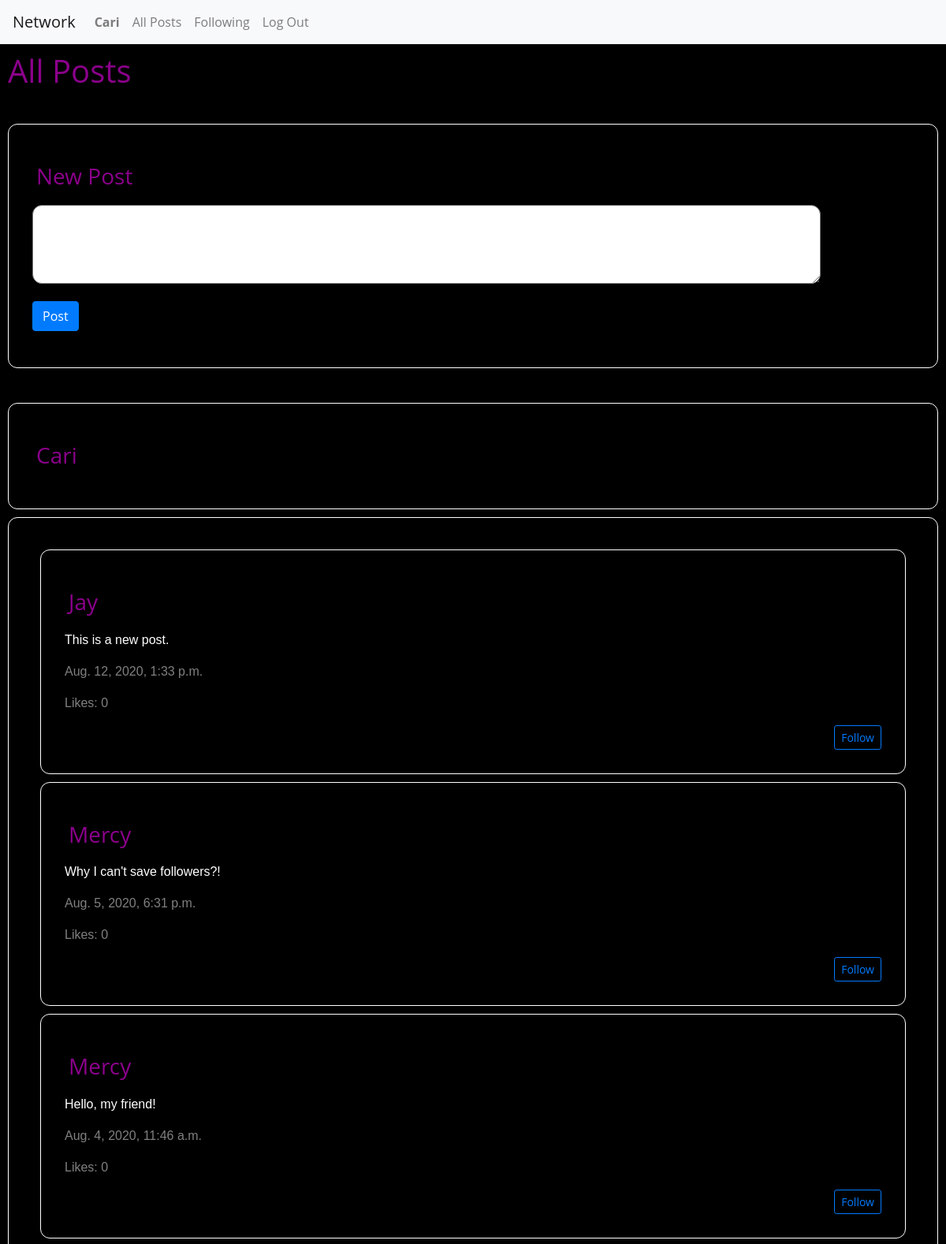
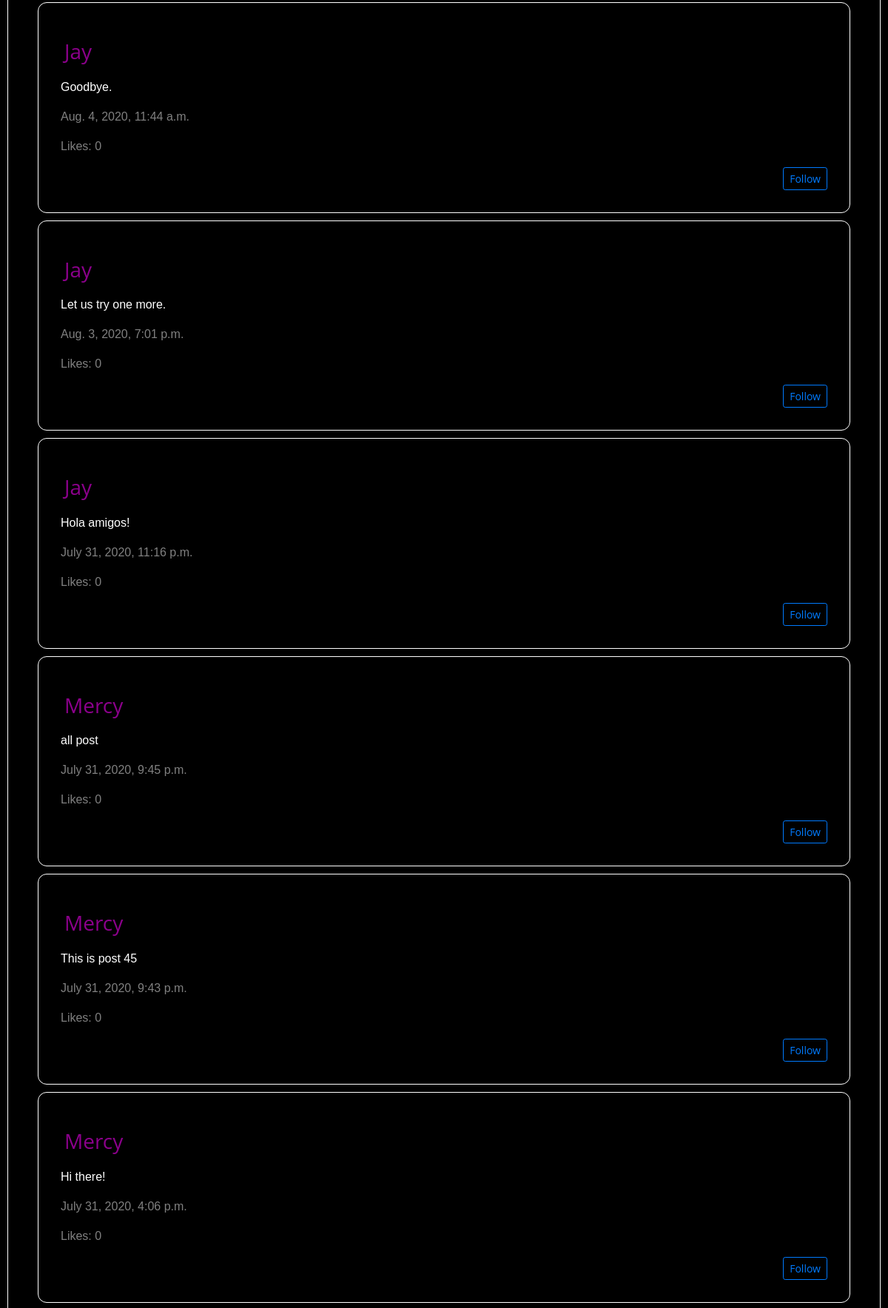
Screenshot of /posts (signed in, upper part) with the database file from the repository (2 pictures, top to bottom).
### network/models.py (models this page shows, shortened)
class User(AbstractUser):
    pass

class Post(models.Model):
    username = models.ForeignKey(
        "User", default=1, on_delete=models.CASCADE, related_name="posts")
    content = models.TextField(blank=True)
    timestamp = models.DateTimeField(auto_now_add=True)
    likes = models.ManyToManyField(
        'User', default=0, blank=True, related_name='likes')
    objects = PostSerializer()

### network/views.py (the view, shortened to what this page needs)
# urls.py: path("posts", views.posts, name="posts"),
@login_required
def posts(request):
    username = request.user
    user = get_object_or_404(User, username=username)
    content = request.POST.get("content")
    post = request.POST.get("post")
    all_posts = Post.objects.order_by("-timestamp").all()
    paginator = Paginator(all_posts, 10)
    page_number = request.GET.get('page')
    page_obj = paginator.get_page(page_number)
    return render(request, "network/all_posts.html", {
        "username": username,
        "all_posts": all_posts,
        "page_obj": page_obj
    })

### network/templates/network/all_posts.html (shortened to what this page needs)
{% extends "network/layout.html" %}
{% load static %}
{% block body %}
    <h1 id="titleLink">All Posts</h1>
    <hr>
    <div class="compose-post">
    <h3 id="titlePage"> New Post </h3>
        <form id="post-form" class="form-group" method="POST">
        <textarea id="content" class="form-group" name="content"></textarea>
        <br>
        <input id="post-button" type="submit" class="btn btn-primary" value="Post" name="post"/>
        </form>
    </div>
    <br>
    <div class="compose-post">
        <h3 id="titlePage">{{ username }}</h3>
    </div>
    <div id="post-view">
        <div id="post-table">
        {% for post in page_obj %}
            <div class="compose-post">
            <h3 id="titlePage">{{ post.username }}</h3>
            <p class="inputText">{{ post.content }}</p>
            <p class="timeInfo">{{ post.timestamp}}</p>
            <p class="timeInfo"> Likes: 0 </p>
                <div class="follow_profile">
                <form>
                <button class="btn btn-sm btn-outline-primary" class="follow_profile">Follow</button>
                </form>
                </div>
            </div>
        {% endfor %}
        </div>
    </div>
{% endblock %}

### network/templates/network/layout.html (shortened to what this page needs)
{% load static %}
<!DOCTYPE html>
<html lang="en">
    <head>
        <link rel="stylesheet" href="https://stackpath.bootstrapcdn.com/bootstrap/4.4.1/css/bootstrap.min.css">
        <link href="{% static 'network/styles.css' %}" rel="stylesheet">
    </head>
    <body>
        <nav class="navbar navbar-expand-lg navbar-light bg-light">
            <a class="navbar-brand" href="{% url 'index' %}">Network</a>
            <div>
              <ul class="navbar-nav mr-auto">
                {% if user.is_authenticated %}
                    <li class="nav-item">
                        <a class="nav-link" href="{% url 'profile' user.username %}"><strong>{{ user.username }}</strong></a>
                    </li>
                {% endif %}
                <li class="nav-item">
                  <a class="nav-link" href="{% url 'posts' %}" id='all_post'>All Posts</a>
                </li>
                {% if user.is_authenticated %}
                    <li class="nav-item">
                        <a class="nav-link" href="{% url 'following' user.username %}" id='follow'>Following</a>
                    </li>
                    <li class="nav-item">
                        <a class="nav-link" href="{% url 'logout' %}">Log Out</a>
                    </li>
                {% endif %}
              </ul>
            </div>
          </nav>
        <div class="body">
            {% block body %}
            {% endblock %}
        </div>
    </body>
</html>

### network/static/network/styles.css (style rules this page uses)
* { box-sizing: border-box; }
body { font-family: "Open Sans", arial, sans-serif; margin: 10; height: 100vh; width: 100vw; color: #8b008b; background: #000000; }
textarea { min-height: 100px; min-width: 1000px; border-radius: 12px; }
h3 { margin: 0.5em 0; }
#titleLink { width: 100%; display: flex; align-items: flex-start; justify-content: left; padding: 10px; }
#titlePage { width: 100%; display: flex; align-items: flex-start; justify-content: left; padding: 5px; }
#post-view { padding: 30px; margin: 10px; border: 1px solid white; border-radius: 12px; clear: both; border-collapse: separate; }
.follow_profile { display: flex; align-items: flex-end; justify-content: flex-end; flex-direction: row; }
.compose-post { padding: 30px; margin: 10px; border: 1px solid white; border-radius: 12px; clear: both; vertical-align: inherit; border-collapse: separate; }
.inputText { color: white; font-family: Verdana, Geneva, Tahoma, sans-serif; }
.timeInfo { color: grey; font-family: Verdana, Geneva, Tahoma, sans-serif; }

### rows the page displays
User: username "Cari"
Post: username "Jay", content "This is a new post.", timestamp "Aug. 12, 2020, 1:33 p.m."
Post: username "Mercy", content "Why I can't save followers?!", timestamp "Aug. 5, 2020, 6:31 p.m."
Post: username "Mercy", content "Hello, my friend!", timestamp "Aug. 4, 2020, 11:46 a.m."
Post: username "Jay", content "Goodbye.", timestamp "Aug. 4, 2020, 11:44 a.m."
Post: username "Jay", content "Let us try one more.", timestamp "Aug. 3, 2020, 7:01 p.m."
Post: username "Jay", content "Hola amigos!", timestamp "July 31, 2020, 11:16 p.m."
Post: username "Mercy", content "all post", timestamp "July 31, 2020, 9:45 p.m."
Post: username "Mercy", content "This is post 45", timestamp "July 31, 2020, 9:43 p.m."
Post: username "Mercy", content "Hi there!", timestamp "July 31, 2020, 4:06 p.m."
